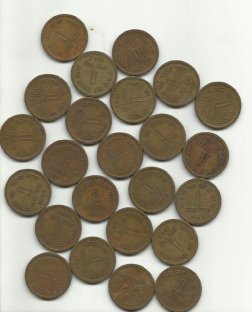
#> input picture 1.jpg, 252 x 312 px
$ python transformation.py
#> lines starting #> are read from the running program, lines starting #| are printed output that depends on the picture
import numpy as np
import cv2
import sys
import math


def resize_(img, width, height):
    return cv2.resize(img, (width, height), interpolation=cv2.INTER_CUBIC)


def move_(img, affineShrink=np.array([[0.5, 0, 0], [0, 0.5, 0]], np.float32)):
    # 仿射变换矩阵，将图像缩小两倍
    affineShrink = np.array([[0.5, 0, 0], [0, 0.5, 0]], np.float32)
    shrinkTwoTimes = cv2.warpAffine(image, affineShrink, (int(cols / 2), int(rows / 2)), borderValue=125)

    # 先缩小2倍再平移
    affineShrinkTranslation = np.array([[0.5, 0, cols / 4], [0, 0.5, rows / 4]], np.float32)
    shrinkTwoTimesTranslation = cv2.warpAffine(image, affineShrinkTranslation, (cols, rows), borderValue=125)


def Rotation(img, angle=30):
    # 在shrinkTwoTimesTranslation的基础上 绕图像的中心旋转
    affineShrinkTranslationRotation = cv2.getRotationMatrix2D((int(cols / 2), int(rows / 2)), angle, 1)
    ShrinkTranslationRotation = cv2.warpAffine(img, affineShrinkTranslationRotation, (cols, rows),
                                               borderValue=125)


def Affine_(img):
    # 输入图像中的三个点
    rows, cols = img.shape[:2]
    pts1 = np.float32([[50, 50], [200, 50], [50, 200]])
    pts2 = np.float32([[10, 100], [200, 50], [100, 250]])

    M = cv2.getAffineTransform(pts1, pts2)

    return cv2.warpAffine(img, M, (cols, rows))


def Perspective_(img):
    # 输入图像上需要4个点
    rows, cols = img.shape[:2]
    pts1 = np.float32([[56, 65], [368, 52], [28, 387], [389, 390]])
    pts2 = np.float32([[0, 0], [300, 0], [0, 300], [300, 300]])

    M = cv2.getPerspectiveTransform(pts1, pts2)

    return cv2.warpPerspective(img, M, (300, 300))


# 读取原始的图像
image = cv2.imread('1.jpg', 1)
#> image is the input picture: shape (312, 252, 3); mean B, G, R 136.3, 153.2, 161.4

# 原图的高、宽 以及通道数
rows, cols, channel = image.shape
#> rows = 312; cols = 252; channel = 3

cv2.imshow('image', Perspective_(image))
#> in Perspective_, `return cv2.warpPerspective(img, M, (300, 300))`:
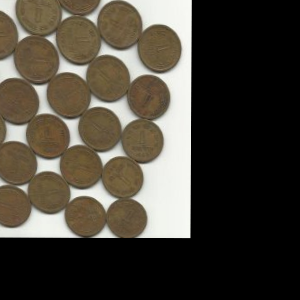
#> returned value: shape (300, 300, 3); mean of channels 0, 1, 2 57.8, 67.5, 72.8; drawn as B, G, R
cv2.waitKey(0)
cv2.destroyAllWindows()
